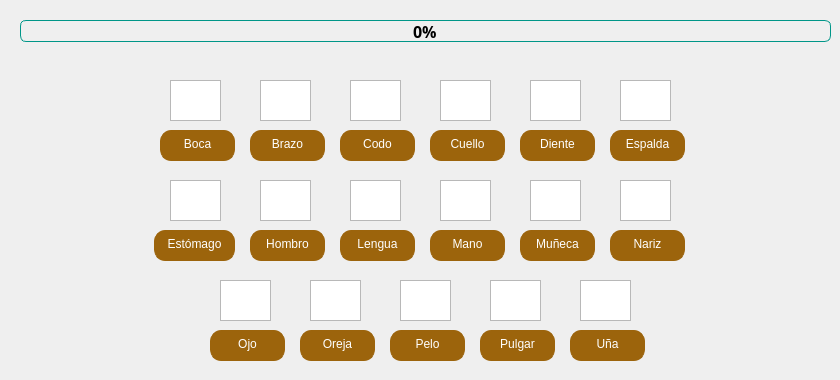
     <widget class="QWidget" name="tabCuerpo">
      <attribute name="title">
       <string>Cuerpo</string>
      </attribute>
      <widget class="QWidget" name="widgetCuerpo" native="true">
       <property name="geometry">
        <rect>
         <x>40</x>
         <y>60</y>
         <width>741</width>
         <height>311</height>
        </rect>
       </property>
       <widget class="QGraphicsView" name="imagen_Ojo">
        <property name="geometry">
         <rect>
          <x>180</x>
          <y>220</y>
          <width>51</width>
          <height>41</height>
         </rect>
        </property>
       </widget>
       <widget class="QPushButton" name="boton_Ojo">
        <property name="geometry">
         <rect>
          <x>170</x>
          <y>270</y>
          <width>75</width>
          <height>31</height>
         </rect>
        </property>
        <property name="styleSheet">
         <string notr="true">QPushButton{
color: rgb(255, 255, 255);
	background-color: rgb(156, 100, 12);
	font: 12pt &quot;Segoe Print&quot;;
	border-radius: 11px;
	border:none;
	border-left: 1px solid rgb(156, 100, 12);
	border-right: 1px solid rgb(156, 100, 12);
	border-bottom: 3px solid rgb(156, 100, 12);
}
QPushButton:hover{
	background-color: rgb(248, 196, 113);
	border-left: 1px solid rgb(248, 196, 113);
	border-right: 1px solid rgb(248, 196, 113);
	border-bottom: 3px solid rgb(248, 196, 113);
}
QPushButton:pressed{
	background-color: rgb(40, 170, 221);
	border-left: 1px solid rgb(44, 131, 212);
	border-right: 1px solid rgb(44, 131, 212);
	border-top: 3px solid rgb(44, 131, 212);
	border-bottomr: none;
}</string>
        </property>
        <property name="text">
         <string>Ojo</string>
        </property>
       </widget>
       <widget class="QGraphicsView" name="imagen_Boca">
        <property name="geometry">
         <rect>
          <x>130</x>
          <y>20</y>
          <width>51</width>
          <height>41</height>
         </rect>
        </property>
       </widget>
       <widget class="QPushButton" name="boton_Boca">
        <property name="geometry">
         <rect>
          <x>120</x>
          <y>70</y>
          <width>75</width>
          <height>31</height>
         </rect>
        </property>
        <property name="styleSheet">
         <string notr="true">QPushButton{
color: rgb(255, 255, 255);
	background-color: rgb(156, 100, 12);
	font: 12pt &quot;Segoe Print&quot;;
	border-radius: 11px;
	border:none;
	border-left: 1px solid rgb(156, 100, 12);
	border-right: 1px solid rgb(156, 100, 12);
	border-bottom: 3px solid rgb(156, 100, 12);
}
QPushButton:hover{
	background-color: rgb(248, 196, 113);
	border-left: 1px solid rgb(248, 196, 113);
	border-right: 1px solid rgb(248, 196, 113);
	border-bottom: 3px solid rgb(248, 196, 113);
}
QPushButton:pressed{
	background-color: rgb(40, 170, 221);
	border-left: 1px solid rgb(44, 131, 212);
	border-right: 1px solid rgb(44, 131, 212);
	border-top: 3px solid rgb(44, 131, 212);
	border-bottomr: none;
}</string>
        </property>
        <property name="text">
         <string>Boca</string>
        </property>
       </widget>
       <widget class="QGraphicsView" name="imagen_Brazo">
        <property name="geometry">
         <rect>
          <x>220</x>
          <y>20</y>
          <width>51</width>
          <height>41</height>
         </rect>
        </property>
       </widget>
       <widget class="QPushButton" name="boton_Brazo">
        <property name="geometry">
         <rect>
          <x>210</x>
          <y>70</y>
          <width>75</width>
          <height>31</height>
         </rect>
        </property>
        <property name="styleSheet">
         <string notr="true">QPushButton{
color: rgb(255, 255, 255);
	background-color: rgb(156, 100, 12);
	font: 12pt &quot;Segoe Print&quot;;
	border-radius: 11px;
	border:none;
	border-left: 1px solid rgb(156, 100, 12);
	border-right: 1px solid rgb(156, 100, 12);
	border-bottom: 3px solid rgb(156, 100, 12);
}
QPushButton:hover{
	background-color: rgb(248, 196, 113);
	border-left: 1px solid rgb(248, 196, 113);
	border-right: 1px solid rgb(248, 196, 113);
	border-bottom: 3px solid rgb(248, 196, 113);
}
QPushButton:pressed{
	background-color: rgb(40, 170, 221);
	border-left: 1px solid rgb(44, 131, 212);
	border-right: 1px solid rgb(44, 131, 212);
	border-top: 3px solid rgb(44, 131, 212);
	border-bottomr: none;
}</string>
        </property>
        <property name="text">
         <string>Brazo</string>
        </property>
       </widget>
       <widget class="QGraphicsView" name="imagen_Codo">
        <property name="geometry">
         <rect>
          <x>310</x>
          <y>20</y>
          <width>51</width>
          <height>41</height>
         </rect>
        </property>
       </widget>
       <widget class="QPushButton" name="boton_Codo">
        <property name="geometry">
         <rect>
          <x>300</x>
          <y>70</y>
          <width>75</width>
          <height>31</height>
         </rect>
        </property>
        <property name="styleSheet">
         <string notr="true">QPushButton{
color: rgb(255, 255, 255);
	background-color: rgb(156, 100, 12);
	font: 12pt &quot;Segoe Print&quot;;
	border-radius: 11px;
	border:none;
	border-left: 1px solid rgb(156, 100, 12);
	border-right: 1px solid rgb(156, 100, 12);
	border-bottom: 3px solid rgb(156, 100, 12);
}
QPushButton:hover{
	background-color: rgb(248, 196, 113);
	border-left: 1px solid rgb(248, 196, 113);
	border-right: 1px solid rgb(248, 196, 113);
	border-bottom: 3px solid rgb(248, 196, 113);
}
QPushButton:pressed{
	background-color: rgb(40, 170, 221);
	border-left: 1px solid rgb(44, 131, 212);
	border-right: 1px solid rgb(44, 131, 212);
	border-top: 3px solid rgb(44, 131, 212);
	border-bottomr: none;
}</string>
        </property>
        <property name="text">
         <string>Codo</string>
        </property>
       </widget>
       <widget class="QGraphicsView" name="imagen_Cuello">
        <property name="geometry">
         <rect>
          <x>400</x>
          <y>20</y>
          <width>51</width>
          <height>41</height>
         </rect>
        </property>
       </widget>
       <widget class="QPushButton" name="boton_Cuello">
        <property name="geometry">
         <rect>
          <x>390</x>
          <y>70</y>
          <width>75</width>
          <height>31</height>
         </rect>
        </property>
        <property name="styleSheet">
         <string notr="true">QPushButton{
color: rgb(255, 255, 255);
	background-color: rgb(156, 100, 12);
	font: 12pt &quot;Segoe Print&quot;;
	border-radius: 11px;
	border:none;
	border-left: 1px solid rgb(156, 100, 12);
	border-right: 1px solid rgb(156, 100, 12);
	border-bottom: 3px solid rgb(156, 100, 12);
}
QPushButton:hover{
	background-color: rgb(248, 196, 113);
	border-left: 1px solid rgb(248, 196, 113);
	border-right: 1px solid rgb(248, 196, 113);
	border-bottom: 3px solid rgb(248, 196, 113);
}
QPushButton:pressed{
	background-color: rgb(40, 170, 221);
	border-left: 1px solid rgb(44, 131, 212);
	border-right: 1px solid rgb(44, 131, 212);
	border-top: 3px solid rgb(44, 131, 212);
	border-bottomr: none;
}
</string>
        </property>
        <property name="text">
         <string>Cuello</string>
        </property>
       </widget>
       <widget class="QGraphicsView" name="imagen_Diente">
        <property name="geometry">
         <rect>
          <x>490</x>
          <y>20</y>
          <width>51</width>
          <height>41</height>
         </rect>
        </property>
       </widget>
       <widget class="QPushButton" name="boton_Diente">
        <property name="geometry">
         <rect>
          <x>480</x>
          <y>70</y>
          <width>75</width>
          <height>31</height>
         </rect>
        </property>
        <property name="styleSheet">
         <string notr="true">QPushButton{
color: rgb(255, 255, 255);
	background-color: rgb(156, 100, 12);
	font: 12pt &quot;Segoe Print&quot;;
	border-radius: 11px;
	border:none;
	border-left: 1px solid rgb(156, 100, 12);
	border-right: 1px solid rgb(156, 100, 12);
	border-bottom: 3px solid rgb(156, 100, 12);
}
QPushButton:hover{
	background-color: rgb(248, 196, 113);
	border-left: 1px solid rgb(248, 196, 113);
	border-right: 1px solid rgb(248, 196, 113);
	border-bottom: 3px solid rgb(248, 196, 113);
}
QPushButton:pressed{
	background-color: rgb(40, 170, 221);
	border-left: 1px solid rgb(44, 131, 212);
	border-right: 1px solid rgb(44, 131, 212);
	border-top: 3px solid rgb(44, 131, 212);
	border-bottomr: none;
}</string>
        </property>
        <property name="text">
         <string>Diente</string>
        </property>
       </widget>
       <widget class="QGraphicsView" name="imagen_Espalda">
        <property name="geometry">
         <rect>
          <x>580</x>
          <y>20</y>
          <width>51</width>
          <height>41</height>
         </rect>
        </property>
       </widget>
       <widget class="QPushButton" name="boton_Espalda">
        <property name="geometry">
         <rect>
          <x>570</x>
          <y>70</y>
          <width>75</width>
          <height>31</height>
         </rect>
        </property>
        <property name="styleSheet">
         <string notr="true">QPushButton{
color: rgb(255, 255, 255);
	background-color: rgb(156, 100, 12);
	font: 12pt &quot;Segoe Print&quot;;
	border-radius: 11px;
	border:none;
	border-left: 1px solid rgb(156, 100, 12);
	border-right: 1px solid rgb(156, 100, 12);
	border-bottom: 3px solid rgb(156, 100, 12);
}
QPushButton:hover{
	background-color: rgb(248, 196, 113);
	border-left: 1px solid rgb(248, 196, 113);
	border-right: 1px solid rgb(248, 196, 113);
	border-bottom: 3px solid rgb(248, 196, 113);
}
QPushButton:pressed{
	background-color: rgb(40, 170, 221);
	border-left: 1px solid rgb(44, 131, 212);
	border-right: 1px solid rgb(44, 131, 212);
	border-top: 3px solid rgb(44, 131, 212);
	border-bottomr: none;
}</string>
        </property>
        <property name="text">
         <string>Espalda</string>
        </property>
       </widget>
       <widget class="QGraphicsView" name="imagen_Una">
        <property name="geometry">
         <rect>
          <x>540</x>
          <y>220</y>
          <width>51</width>
          <height>41</height>
         </rect>
        </property>
       </widget>
       <widget class="QPushButton" name="boton_Una">
        <property name="geometry">
         <rect>
          <x>530</x>
          <y>270</y>
          <width>75</width>
          <height>31</height>
         </rect>
        </property>
        <property name="styleSheet">
         <string notr="true">QPushButton{
color: rgb(255, 255, 255);
	background-color: rgb(156, 100, 12);
	font: 12pt &quot;Segoe Print&quot;;
	border-radius: 11px;
	border:none;
	border-left: 1px solid rgb(156, 100, 12);
	border-right: 1px solid rgb(156, 100, 12);
	border-bottom: 3px solid rgb(156, 100, 12);
}
QPushButton:hover{
	background-color: rgb(248, 196, 113);
	border-left: 1px solid rgb(248, 196, 113);
	border-right: 1px solid rgb(248, 196, 113);
	border-bottom: 3px solid rgb(248, 196, 113);
}
QPushButton:pressed{
	background-color: rgb(40, 170, 221);
	border-left: 1px solid rgb(44, 131, 212);
	border-right: 1px solid rgb(44, 131, 212);
	border-top: 3px solid rgb(44, 131, 212);
	border-bottomr: none;
}</string>
        </property>
        <property name="text">
         <string>Uña</string>
        </property>
       </widget>
       <widget class="QGraphicsView" name="imagen_Oreja">
        <property name="geometry">
         <rect>
          <x>270</x>
          <y>220</y>
          <width>51</width>
          <height>41</height>
         </rect>
        </property>
       </widget>
       <widget class="QPushButton" name="boton_Oreja">
        <property name="geometry">
         <rect>
          <x>260</x>
          <y>270</y>
          <width>75</width>
          <height>31</height>
         </rect>
        </property>
        <property name="styleSheet">
         <string notr="true">QPushButton{
color: rgb(255, 255, 255);
	background-color: rgb(156, 100, 12);
	font: 12pt &quot;Segoe Print&quot;;
	border-radius: 11px;
	border:none;
	border-left: 1px solid rgb(156, 100, 12);
	border-right: 1px solid rgb(156, 100, 12);
	border-bottom: 3px solid rgb(156, 100, 12);
}
QPushButton:hover{
	background-color: rgb(248, 196, 113);
	border-left: 1px solid rgb(248, 196, 113);
	border-right: 1px solid rgb(248, 196, 113);
	border-bottom: 3px solid rgb(248, 196, 113);
}
QPushButton:pressed{
	background-color: rgb(40, 170, 221);
	border-left: 1px solid rgb(44, 131, 212);
	border-right: 1px solid rgb(44, 131, 212);
	border-top: 3px solid rgb(44, 131, 212);
	border-bottomr: none;
}</string>
        </property>
        <property name="text">
         <string>Oreja</string>
        </property>
       </widget>
       <widget class="QGraphicsView" name="imagen_Estomago">
        <property name="geometry">
         <rect>
          <x>130</x>
          <y>120</y>
          <width>51</width>
          <height>41</height>
         </rect>
        </property>
       </widget>
       <widget class="QPushButton" name="boton_Estomago">
        <property name="geometry">
         <rect>
          <x>114</x>
          <y>170</y>
          <width>81</width>
          <height>31</height>
         </rect>
        </property>
        <property name="styleSheet">
         <string notr="true">QPushButton{
color: rgb(255, 255, 255);
	background-color: rgb(156, 100, 12);
	font: 12pt &quot;Segoe Print&quot;;
	border-radius: 11px;
	border:none;
	border-left: 1px solid rgb(156, 100, 12);
	border-right: 1px solid rgb(156, 100, 12);
	border-bottom: 3px solid rgb(156, 100, 12);
}
QPushButton:hover{
	background-color: rgb(248, 196, 113);
	border-left: 1px solid rgb(248, 196, 113);
	border-right: 1px solid rgb(248, 196, 113);
	border-bottom: 3px solid rgb(248, 196, 113);
}
QPushButton:pressed{
	background-color: rgb(40, 170, 221);
	border-left: 1px solid rgb(44, 131, 212);
	border-right: 1px solid rgb(44, 131, 212);
	border-top: 3px solid rgb(44, 131, 212);
	border-bottomr: none;
}</string>
        </property>
        <property name="text">
         <string>Estómago</string>
        </property>
       </widget>
       <widget class="QGraphicsView" name="imagen_Hombro">
        <property name="geometry">
         <rect>
          <x>220</x>
          <y>120</y>
          <width>51</width>
          <height>41</height>
         </rect>
        </property>
       </widget>
       <widget class="QPushButton" name="boton_Hombro">
        <property name="geometry">
         <rect>
          <x>210</x>
          <y>170</y>
          <width>75</width>
          <height>31</height>
         </rect>
        </property>
        <property name="styleSheet">
         <string notr="true">QPushButton{
color: rgb(255, 255, 255);
	background-color: rgb(156, 100, 12);
	font: 12pt &quot;Segoe Print&quot;;
	border-radius: 11px;
	border:none;
	border-left: 1px solid rgb(156, 100, 12);
	border-right: 1px solid rgb(156, 100, 12);
	border-bottom: 3px solid rgb(156, 100, 12);
}
QPushButton:hover{
	background-color: rgb(248, 196, 113);
	border-left: 1px solid rgb(248, 196, 113);
	border-right: 1px solid rgb(248, 196, 113);
	border-bottom: 3px solid rgb(248, 196, 113);
}
QPushButton:pressed{
	background-color: rgb(40, 170, 221);
	border-left: 1px solid rgb(44, 131, 212);
	border-right: 1px solid rgb(44, 131, 212);
	border-top: 3px solid rgb(44, 131, 212);
	border-bottomr: none;
}</string>
        </property>
        <property name="text">
         <string>Hombro</string>
        </property>
       </widget>
       <widget class="QGraphicsView" name="imagen_Lengua">
        <property name="geometry">
         <rect>
          <x>310</x>
          <y>120</y>
          <width>51</width>
          <height>41</height>
         </rect>
        </property>
       </widget>
       <widget class="QPushButton" name="boton_Lengua">
        <property name="geometry">
         <rect>
          <x>300</x>
          <y>170</y>
          <width>75</width>
          <height>31</height>
         </rect>
        </property>
        <property name="styleSheet">
         <string notr="true">QPushButton{
color: rgb(255, 255, 255);
	background-color: rgb(156, 100, 12);
	font: 12pt &quot;Segoe Print&quot;;
	border-radius: 11px;
	border:none;
	border-left: 1px solid rgb(156, 100, 12);
	border-right: 1px solid rgb(156, 100, 12);
	border-bottom: 3px solid rgb(156, 100, 12);
}
QPushButton:hover{
	background-color: rgb(248, 196, 113);
	border-left: 1px solid rgb(248, 196, 113);
	border-right: 1px solid rgb(248, 196, 113);
	border-bottom: 3px solid rgb(248, 196, 113);
}
QPushButton:pressed{
	background-color: rgb(40, 170, 221);
	border-left: 1px solid rgb(44, 131, 212);
	border-right: 1px solid rgb(44, 131, 212);
	border-top: 3px solid rgb(44, 131, 212);
	border-bottomr: none;
}</string>
        </property>
        <property name="text">
         <string>Lengua</string>
        </property>
       </widget>
       <widget class="QGraphicsView" name="imagen_Mano">
        <property name="geometry">
         <rect>
          <x>400</x>
          <y>120</y>
          <width>51</width>
          <height>41</height>
         </rect>
        </property>
       </widget>
       <widget class="QPushButton" name="boton_Mano">
        <property name="geometry">
         <rect>
          <x>390</x>
          <y>170</y>
          <width>75</width>
          <height>31</height>
         </rect>
        </property>
        <property name="styleSheet">
         <string notr="true">QPushButton{
color: rgb(255, 255, 255);
	background-color: rgb(156, 100, 12);
	font: 12pt &quot;Segoe Print&quot;;
	border-radius: 11px;
	border:none;
	border-left: 1px solid rgb(156, 100, 12);
	border-right: 1px solid rgb(156, 100, 12);
	border-bottom: 3px solid rgb(156, 100, 12);
}
QPushButton:hover{
	background-color: rgb(248, 196, 113);
	border-left: 1px solid rgb(248, 196, 113);
	border-right: 1px solid rgb(248, 196, 113);
	border-bottom: 3px solid rgb(248, 196, 113);
}
QPushButton:pressed{
	background-color: rgb(40, 170, 221);
	border-left: 1px solid rgb(44, 131, 212);
	border-right: 1px solid rgb(44, 131, 212);
	border-top: 3px solid rgb(44, 131, 212);
	border-bottomr: none;
}</string>
        </property>
        <property name="text">
         <string>Mano</string>
        </property>
       </widget>
       <widget class="QGraphicsView" name="imagen_Muneca">
        <property name="geometry">
         <rect>
          <x>490</x>
          <y>120</y>
          <width>51</width>
          <height>41</height>
         </rect>
        </property>
       </widget>
       <widget class="QPushButton" name="boton_Muneca">
        <property name="geometry">
         <rect>
          <x>480</x>
          <y>170</y>
          <width>75</width>
          <height>31</height>
         </rect>
        </property>
        <property name="styleSheet">
         <string notr="true">QPushButton{
color: rgb(255, 255, 255);
	background-color: rgb(156, 100, 12);
	font: 12pt &quot;Segoe Print&quot;;
	border-radius: 11px;
	border:none;
	border-left: 1px solid rgb(156, 100, 12);
	border-right: 1px solid rgb(156, 100, 12);
	border-bottom: 3px solid rgb(156, 100, 12);
}
QPushButton:hover{
	background-color: rgb(248, 196, 113);
	border-left: 1px solid rgb(248, 196, 113);
	border-right: 1px solid rgb(248, 196, 113);
	border-bottom: 3px solid rgb(248, 196, 113);
}
QPushButton:pressed{
	background-color: rgb(40, 170, 221);
	border-left: 1px solid rgb(44, 131, 212);
	border-right: 1px solid rgb(44, 131, 212);
	border-top: 3px solid rgb(44, 131, 212);
	border-bottomr: none;
}</string>
        </property>
        <property name="text">
         <string>Muñeca</string>
        </property>
       </widget>
       <widget class="QGraphicsView" name="imagen_Nariz">
        <property name="geometry">
         <rect>
          <x>580</x>
          <y>120</y>
          <width>51</width>
          <height>41</height>
         </rect>
        </property>
       </widget>
       <widget class="QPushButton" name="boton_Nariz">
        <property name="geometry">
         <rect>
          <x>570</x>
          <y>170</y>
          <width>75</width>
          <height>31</height>
         </rect>
        </property>
        <property name="styleSheet">
         <string notr="true">QPushButton{
color: rgb(255, 255, 255);
	background-color: rgb(156, 100, 12);
	font: 12pt &quot;Segoe Print&quot;;
	border-radius: 11px;
	border:none;
	border-left: 1px solid rgb(156, 100, 12);
	border-right: 1px solid rgb(156, 100, 12);
	border-bottom: 3px solid rgb(156, 100, 12);
}
QPushButton:hover{
	background-color: rgb(248, 196, 113);
	border-left: 1px solid rgb(248, 196, 113);
	border-right: 1px solid rgb(248, 196, 113);
	border-bottom: 3px solid rgb(248, 196, 113);
}
QPushButton:pressed{
	background-color: rgb(40, 170, 221);
	border-left: 1px solid rgb(44, 131, 212);
	border-right: 1px solid rgb(44, 131, 212);
	border-top: 3px solid rgb(44, 131, 212);
	border-bottomr: none;
}</string>
        </property>
        <property name="text">
         <string>Nariz</string>
        </property>
       </widget>
       <widget class="QGraphicsView" name="imagen_Pulgar">
        <property name="geometry">
         <rect>
          <x>450</x>
          <y>220</y>
          <width>51</width>
          <height>41</height>
         </rect>
        </property>
       </widget>
       <widget class="QPushButton" name="boton_Pulgar">
        <property name="geometry">
         <rect>
          <x>440</x>
          <y>270</y>
          <width>75</width>
          <height>31</height>
         </rect>
        </property>
        <property name="styleSheet">
         <string notr="true">QPushButton{
color: rgb(255, 255, 255);
	background-color: rgb(156, 100, 12);
	font: 12pt &quot;Segoe Print&quot;;
	border-radius: 11px;
	border:none;
	border-left: 1px solid rgb(156, 100, 12);
	border-right: 1px solid rgb(156, 100, 12);
	border-bottom: 3px solid rgb(156, 100, 12);
}
QPushButton:hover{
	background-color: rgb(248, 196, 113);
	border-left: 1px solid rgb(248, 196, 113);
	border-right: 1px solid rgb(248, 196, 113);
	border-bottom: 3px solid rgb(248, 196, 113);
}
QPushButton:pressed{
	background-color: rgb(40, 170, 221);
	border-left: 1px solid rgb(44, 131, 212);
	border-right: 1px solid rgb(44, 131, 212);
	border-top: 3px solid rgb(44, 131, 212);
	border-bottomr: none;
}</string>
        </property>
        <property name="text">
         <string>Pulgar</string>
        </property>
       </widget>
       <widget class="QGraphicsView" name="imagen_Pelo">
        <property name="geometry">
         <rect>
          <x>360</x>
          <y>220</y>
          <width>51</width>
          <height>41</height>
         </rect>
        </property>
       </widget>
       <widget class="QPushButton" name="boton_Pelo">
        <property name="geometry">
         <rect>
          <x>350</x>
          <y>270</y>
          <width>75</width>
          <height>31</height>
         </rect>
        </property>
        <property name="styleSheet">
         <string notr="true">QPushButton{
color: rgb(255, 255, 255);
	background-color: rgb(156, 100, 12);
	font: 12pt &quot;Segoe Print&quot;;
	border-radius: 11px;
	border:none;
	border-left: 1px solid rgb(156, 100, 12);
	border-right: 1px solid rgb(156, 100, 12);
	border-bottom: 3px solid rgb(156, 100, 12);
}
QPushButton:hover{
	background-color: rgb(248, 196, 113);
	border-left: 1px solid rgb(248, 196, 113);
	border-right: 1px solid rgb(248, 196, 113);
	border-bottom: 3px solid rgb(248, 196, 113);
}
QPushButton:pressed{
	background-color: rgb(40, 170, 221);
	border-left: 1px solid rgb(44, 131, 212);
	border-right: 1px solid rgb(44, 131, 212);
	border-top: 3px solid rgb(44, 131, 212);
	border-bottomr: none;
}</string>
        </property>
        <property name="text">
         <string>Pelo</string>
        </property>
       </widget>
       <widget class="QLabel" name="label_49">
        <property name="geometry">
         <rect>
          <x>210</x>
          <y>20</y>
          <width>71</width>
          <height>41</height>
         </rect>
        </property>
        <property name="text">
         <string/>
        </property>
        <property name="pixmap">
         <pixmap>:/prefijoNuevo/Imágenes/brazo.png</pixmap>
        </property>
        <property name="scaledContents">
         <bool>true</bool>
        </property>
       </widget>
       <widget class="QLabel" name="label_50">
        <property name="geometry">
         <rect>
          <x>390</x>
          <y>120</y>
          <width>71</width>
          <height>41</height>
         </rect>
        </property>
        <property name="text">
         <string/>
        </property>
        <property name="pixmap">
         <pixmap>:/prefijoNuevo/Imágenes/mano.png</pixmap>
        </property>
        <property name="scaledContents">
         <bool>true</bool>
        </property>
       </widget>
       <widget class="QLabel" name="label_52">
        <property name="geometry">
         <rect>
          <x>300</x>
          <y>10</y>
          <width>71</width>
          <height>51</height>
         </rect>
        </property>
        <property name="text">
         <string/>
        </property>
        <property name="pixmap">
         <pixmap>:/prefijoNuevo/Imágenes/codo.png</pixmap>
        </property>
        <property name="scaledContents">
         <bool>true</bool>
        </property>
       </widget>
       <widget class="QLabel" name="label_53">
        <property name="geometry">
         <rect>
          <x>480</x>
          <y>10</y>
          <width>81</width>
          <height>51</height>
         </rect>
        </property>
        <property name="text">
         <string/>
        </property>
        <property name="pixmap">
         <pixmap>:/prefijoNuevo/Imágenes/diente.png</pixmap>
        </property>
        <property name="scaledContents">
         <bool>true</bool>
        </property>
       </widget>
       <widget class="QLabel" name="label_54">
        <property name="geometry">
         <rect>
          <x>390</x>
          <y>-50</y>
          <width>71</width>
          <height>111</height>
         </rect>
        </property>
        <property name="text">
         <string/>
        </property>
        <property name="pixmap">
         <pixmap>:/prefijoNuevo/Imágenes/cuello.png</pixmap>
        </property>
        <property name="scaledContents">
         <bool>true</bool>
        </property>
       </widget>
       <widget class="QLabel" name="label_55">
        <property name="geometry">
         <rect>
          <x>570</x>
          <y>10</y>
          <width>71</width>
          <height>51</height>
         </rect>
        </property>
        <property name="text">
         <string/>
        </property>
        <property name="pixmap">
         <pixmap>:/prefijoNuevo/Imágenes/espalda.png</pixmap>
        </property>
        <property name="scaledContents">
         <bool>true</bool>
        </property>
       </widget>
       <widget class="QLabel" name="label_56">
        <property name="geometry">
         <rect>
          <x>120</x>
          <y>100</y>
          <width>71</width>
          <height>61</height>
         </rect>
        </property>
        <property name="text">
         <string/>
        </property>
        <property name="pixmap">
         <pixmap>:/prefijoNuevo/Imágenes/estomago.png</pixmap>
        </property>
        <property name="scaledContents">
         <bool>true</bool>
        </property>
       </widget>
       <widget class="QLabel" name="label_57">
        <property name="geometry">
         <rect>
          <x>210</x>
          <y>100</y>
          <width>71</width>
          <height>61</height>
         </rect>
        </property>
        <property name="text">
         <string/>
        </property>
        <property name="pixmap">
         <pixmap>:/prefijoNuevo/Imágenes/hombro.png</pixmap>
        </property>
        <property name="scaledContents">
         <bool>true</bool>
        </property>
       </widget>
       <widget class="QLabel" name="label_58">
        <property name="geometry">
         <rect>
          <x>300</x>
          <y>100</y>
          <width>81</width>
          <height>61</height>
         </rect>
        </property>
        <property name="text">
         <string/>
        </property>
        <property name="pixmap">
         <pixmap>:/prefijoNuevo/Imágenes/lengua.png</pixmap>
        </property>
        <property name="scaledContents">
         <bool>true</bool>
        </property>
       </widget>
       <widget class="QLabel" name="label_59">
        <property name="geometry">
         <rect>
          <x>480</x>
          <y>100</y>
          <width>81</width>
          <height>61</height>
         </rect>
        </property>
        <property name="text">
         <string/>
        </property>
        <property name="pixmap">
         <pixmap>:/prefijoNuevo/Imágenes/muñeca.png</pixmap>
        </property>
        <property name="scaledContents">
         <bool>true</bool>
        </property>
       </widget>
       <widget class="QLabel" name="label_60">
        <property name="geometry">
         <rect>
          <x>570</x>
          <y>110</y>
          <width>81</width>
          <height>51</height>
         </rect>
        </property>
        <property name="text">
         <string/>
        </property>
        <property name="pixmap">
         <pixmap>:/prefijoNuevo/Imágenes/nariz.png</pixmap>
        </property>
        <property name="scaledContents">
         <bool>true</bool>
        </property>
       </widget>
       <widget class="QLabel" name="label_63">
        <property name="geometry">
         <rect>
          <x>350</x>
          <y>220</y>
          <width>81</width>
          <height>41</height>
         </rect>
        </property>
        <property name="text">
         <string/>
        </property>
        <property name="pixmap">
         <pixmap>:/prefijoNuevo/Imágenes/pelo.png</pixmap>
        </property>
        <property name="scaledContents">
         <bool>true</bool>
        </property>
       </widget>
       <widget class="QLabel" name="label_61">
        <property name="geometry">
         <rect>
          <x>170</x>
          <y>220</y>
          <width>81</width>
          <height>41</height>
         </rect>
        </property>
        <property name="text">
         <string/>
        </property>
        <property name="pixmap">
         <pixmap>:/prefijoNuevo/Imágenes/ojo.png</pixmap>
        </property>
        <property name="scaledContents">
         <bool>true</bool>
        </property>
       </widget>
       <widget class="QLabel" name="label_62">
        <property name="geometry">
         <rect>
          <x>440</x>
          <y>220</y>
          <width>81</width>
          <height>41</height>
         </rect>
        </property>
        <property name="text">
         <string/>
        </property>
        <property name="pixmap">
         <pixmap>:/prefijoNuevo/Imágenes/pulgar.png</pixmap>
        </property>
        <property name="scaledContents">
         <bool>true</bool>
        </property>
       </widget>
       <widget class="QLabel" name="label_64">
        <property name="geometry">
         <rect>
          <x>530</x>
          <y>220</y>
          <width>81</width>
          <height>41</height>
         </rect>
        </property>
        <property name="text">
         <string/>
        </property>
        <property name="pixmap">
         <pixmap>:/prefijoNuevo/Imágenes/uña.png</pixmap>
        </property>
        <property name="scaledContents">
         <bool>true</bool>
        </property>
       </widget>
       <widget class="QLabel" name="label_65">
        <property name="geometry">
         <rect>
          <x>260</x>
          <y>220</y>
          <width>81</width>
          <height>41</height>
         </rect>
        </property>
        <property name="text">
         <string/>
        </property>
        <property name="pixmap">
         <pixmap>:/prefijoNuevo/Imágenes/oreja.png</pixmap>
        </property>
        <property name="scaledContents">
         <bool>true</bool>
        </property>
       </widget>
       <widget class="QLabel" name="label_51">
        <property name="geometry">
         <rect>
          <x>120</x>
          <y>-20</y>
          <width>71</width>
          <height>81</height>
         </rect>
        </property>
        <property name="text">
         <string/>
        </property>
        <property name="pixmap">
         <pixmap>:/prefijoNuevo/Imágenes/boca.png</pixmap>
        </property>
        <property name="scaledContents">
         <bool>true</bool>
        </property>
       </widget>
      </widget>
      <widget class="QProgressBar" name="progressBar_cuerpo">
       <property name="geometry">
        <rect>
         <x>20</x>
         <y>20</y>
         <width>811</width>
         <height>22</height>
        </rect>
       </property>
       <property name="styleSheet">
        <string notr="true">QProgressBar{
    text-align: center;
    font: 12pt Segoe Print;
    font-weight: bold;
    color: black;
    min-height: 20px;
    max-height: 20px;
    border-radius: 6px;
    border: 1px solid #009688;
    background-color: #EFEFEF;
}
QProgressBar::chunk{
    border-radius: 6px;
    background-color: #009688;
}
</string>
       </property>
       <property name="value">
        <number>0</number>
       </property>
      </widget>
     </widget>
